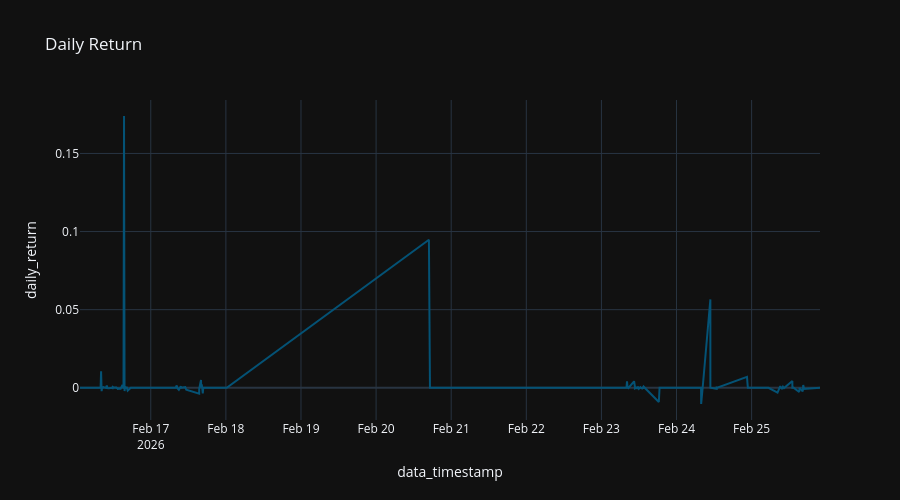

Write notebook code for a chart like this one.
### Code cell
x = df[df['ticker'] == asset_ticker][['data_timestamp', 'daily_return', 'ticker']].sort_values(by="data_timestamp")

fig = px.line (
  x,
  "data_timestamp",
  "daily_return",
  title="Daily Return"
#   color_discrete_sequence="Tealgrn_r",
)

fig.update_layout (
  height=500,
)

### Figure 1 — Plotly figure (JSON) as saved in the notebook; plotly's stock layout.template omitted (floating-point values rounded to 4 significant figures; data arrays with more than 128 entries replaced by an {"elided": "..."} marker saying what was removed)
{"data": [{"hovertemplate": "data_timestamp=%{x}<br>daily_return=%{y}<extra></extra>", "legendgroup": "", "line": {"color": "rgb(4, 82, 117)", "dash": "solid"}, "marker": {"symbol": "circle"}, "mode": "lines", "name": "", "orientation": "v", "showlegend": false, "type": "scatter", "x": {"elided": "717 str values"}, "xaxis": "x", "y": {"elided": "717 float values"}, "yaxis": "y"}], "layout": {"height": 500, "legend": {"tracegroupgap": 0}, "title": {"text": "Daily Return"}, "xaxis": {"anchor": "y", "domain": [0, 1], "title": {"text": "data_timestamp"}}, "yaxis": {"anchor": "x", "domain": [0, 1], "title": {"text": "daily_return"}}}}
